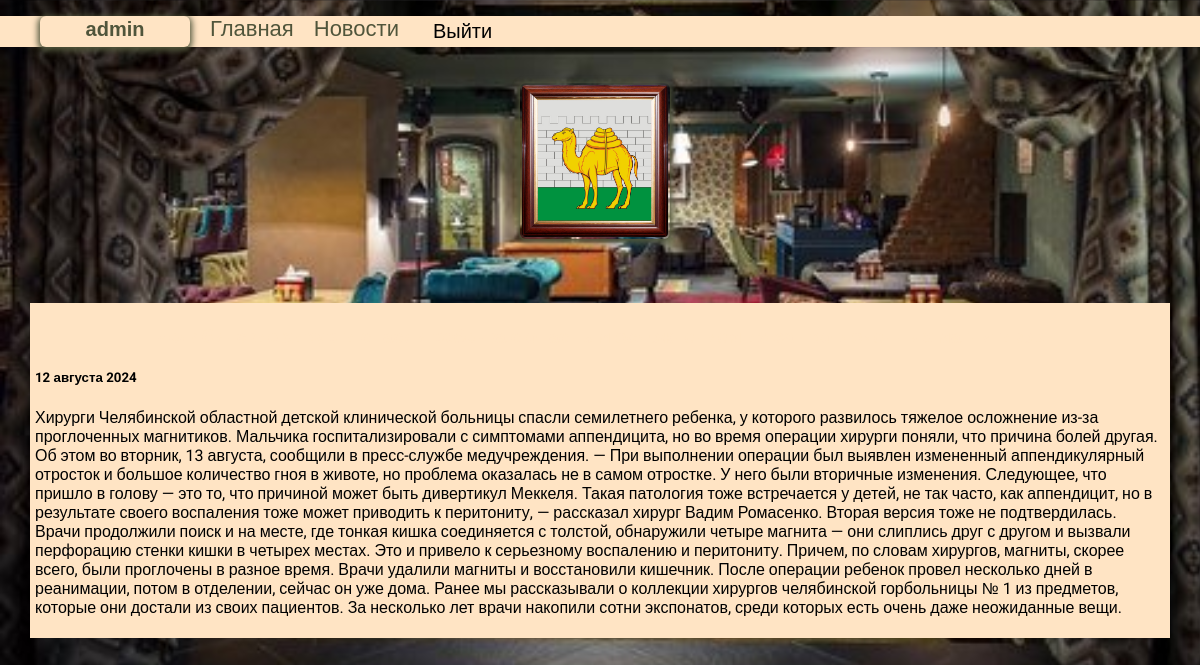
Screenshot of /3/ (signed in) with the database file from the repository.
### bars/models.py (models this page shows, shortened)
class News(models.Model):
    title = models.CharField(max_length=400)
    text = models.TextField()
    date = models.DateField()

### bars/views.py (the view)
# urls.py: path('<int:new_id>/', views.selectnew, name='selectnew'),
def selectnew(request, new_id):
    new = get_object_or_404(News, pk=new_id)
    return render(request, 'bars/new.html', {'new': new})

### bars/templates/bars/new.html
{%extends 'bars/base.html'%}
{%load static%}
{%block content%}
<div class="n_box">
    <h3>{{new.title}}</h3>
    <h5>{{new.date|date:'d E Y'}}</h5>
    <p>{{new.text|safe}}</p>
</div>
{%endblock%}

### bars/templates/bars/base.html (shortened to what this page needs)
<!DOCTYPE html>
{%load static%}
<html lang="en">
<head>
    <link rel="stylesheet" href="{%static 'css/style.css'%}">
</head>
<body>
<div class="menu">
    <ul>
        {%if user.is_authenticated %}
                <li class="logo">{{user.username}}</li>
        <li><a href="{% url 'index'%}">Главная</a></li>
                <li><a href="{%url 'news'%}">Новости</a></li>
                <li><form action="{%url 'logoutuser'%}" method="post">{%csrf_token%} <button class="top">Выйти</button></form></li>
            {%else%}
        <li><a href="{% url 'index'%}">Главная</a></li>
            <li><a href="{%url 'signupuser'%}">Зарегистрироваться</a> </li>
            <li><a href="{%url 'loginuser'%}">Войти</a> </li>
            {%endif%}
    </ul>
</div>
<div class="content">
    <div class="wrap">
        <div class="img"><a href="{%url 'index' %}">
    <img src="{%static 'bars/logo.jpg' %}" class="logo"></a>
</div>
{%block content%}
{%endblock%}
    </div>
</div>
</body>
</html>

### bars/static/css/style.css (style rules this page uses)
body { background-image: url("../bars/bg.jpg"); background-size: cover; padding: 0; margin: 0; font-family: "Roboto", sans-serif; }
.wrap { max-width: 1600px; margin: 0 auto; padding: 20px; box-sizing: border-box; }
.img { text-align: center; margin-bottom: 60px; }
.logo { width: 150px; }
.n_box { background-color: bisque; padding: 5px; box-sizing: border-box; margin: 10px; }
.n_box>h3 { text-align: center; }
.menu { background-color: bisque; }
.menu ul { list-style: none; display: flex; }
.menu ul>li a { padding: 10px; text-decoration: none; font-size: 22px; color: #50553b; }
.menu button { padding: 4px 24px; margin-top: 0; background: transparent; border: 0; cursor: pointer; box-shadow: inset 0 0 0 0 transparent; font-size: 20px; }
h1,h2,h3 { color: bisque; }
.logo { font-family: Arial, Helvetica, sans-serif; font-size: 20px; font-weight: bold; color: #50553b; box-shadow: 0 2px 6px 2px #50553b; border-radius: 6px; padding: 2px; box-sizing: border-box; text-align: center; margin-right: 10px; }

### rows the page displays
News: date "12 августа 2024", text "Хирурги Челябинской областной детской клинической больницы спасли семилетнего ребенка, у которого развилось тяжелое осложнение из-за проглоченных магнитиков. Мальчика госпитализировали с симптомами аппендицита, но во время операции хирурги поняли, что причина болей другая. Об этом во вторник, 13 августа, сообщили в пресс-службе медучреждения. — При выполнении операции был выявлен измененный аппендикулярный отросток и большое количество гноя в животе, но проблема оказалась не в самом отростке. У него были вторичные изменения. Следующее, что пришло в голову — это то, что причиной может быть дивертикул Меккеля. Такая патология тоже встречается у детей, не так часто, как аппендицит, но в…"

### other values shown
{{ user.username }} "admin"
